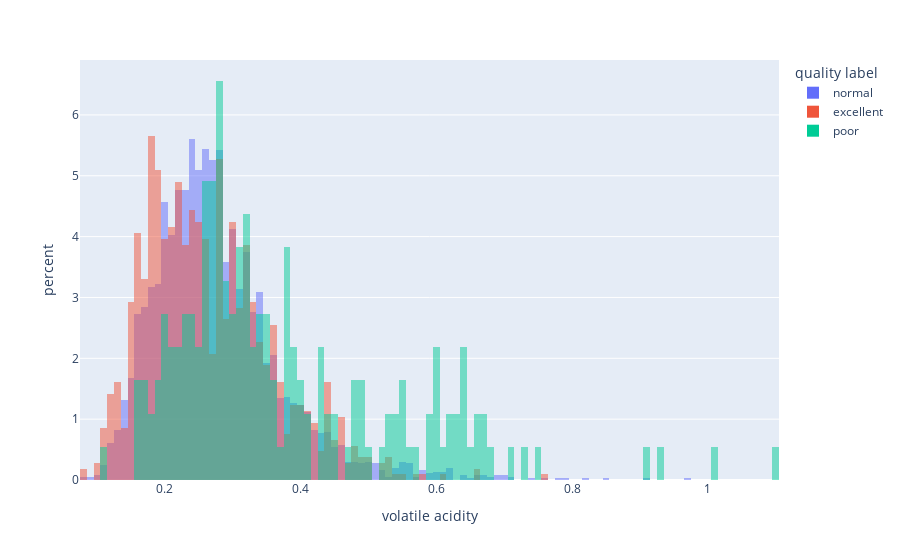

Write notebook code for a chart like this one.
### Code cell
df.plot(kind='hist', x='volatile acidity', color='quality label', barmode='overlay', histnorm='percent')

### Figure 1 — Plotly figure (JSON) as saved in the notebook; plotly's stock layout.template omitted (floating-point values rounded to 4 significant figures; data arrays with more than 128 entries replaced by an {"elided": "..."} marker saying what was removed)
{"data": [{"bingroup": "x", "histnorm": "percent", "hovertemplate": "quality label=normal<br>volatile acidity=%{x}<br>percent=%{y}<extra></extra>", "legendgroup": "normal", "marker": {"color": "#636efa", "opacity": 0.5, "pattern": {"shape": ""}}, "name": "normal", "orientation": "v", "showlegend": true, "type": "histogram", "x": {"elided": "3655 float values"}, "xaxis": "x", "yaxis": "y"}, {"bingroup": "x", "histnorm": "percent", "hovertemplate": "quality label=excellent<br>volatile acidity=%{x}<br>percent=%{y}<extra></extra>", "legendgroup": "excellent", "marker": {"color": "#EF553B", "opacity": 0.5, "pattern": {"shape": ""}}, "name": "excellent", "orientation": "v", "showlegend": true, "type": "histogram", "x": {"elided": "1060 float values"}, "xaxis": "x", "yaxis": "y"}, {"bingroup": "x", "histnorm": "percent", "hovertemplate": "quality label=poor<br>volatile acidity=%{x}<br>percent=%{y}<extra></extra>", "legendgroup": "poor", "marker": {"color": "#00cc96", "opacity": 0.5, "pattern": {"shape": ""}}, "name": "poor", "orientation": "v", "showlegend": true, "type": "histogram", "x": {"elided": "183 float values"}, "xaxis": "x", "yaxis": "y"}], "layout": {"barmode": "overlay", "legend": {"title": {"text": "quality label"}, "tracegroupgap": 0}, "margin": {"t": 60}, "xaxis": {"anchor": "y", "domain": [0, 1], "title": {"text": "volatile acidity"}}, "yaxis": {"anchor": "x", "domain": [0, 1], "title": {"text": "percent"}}}}
